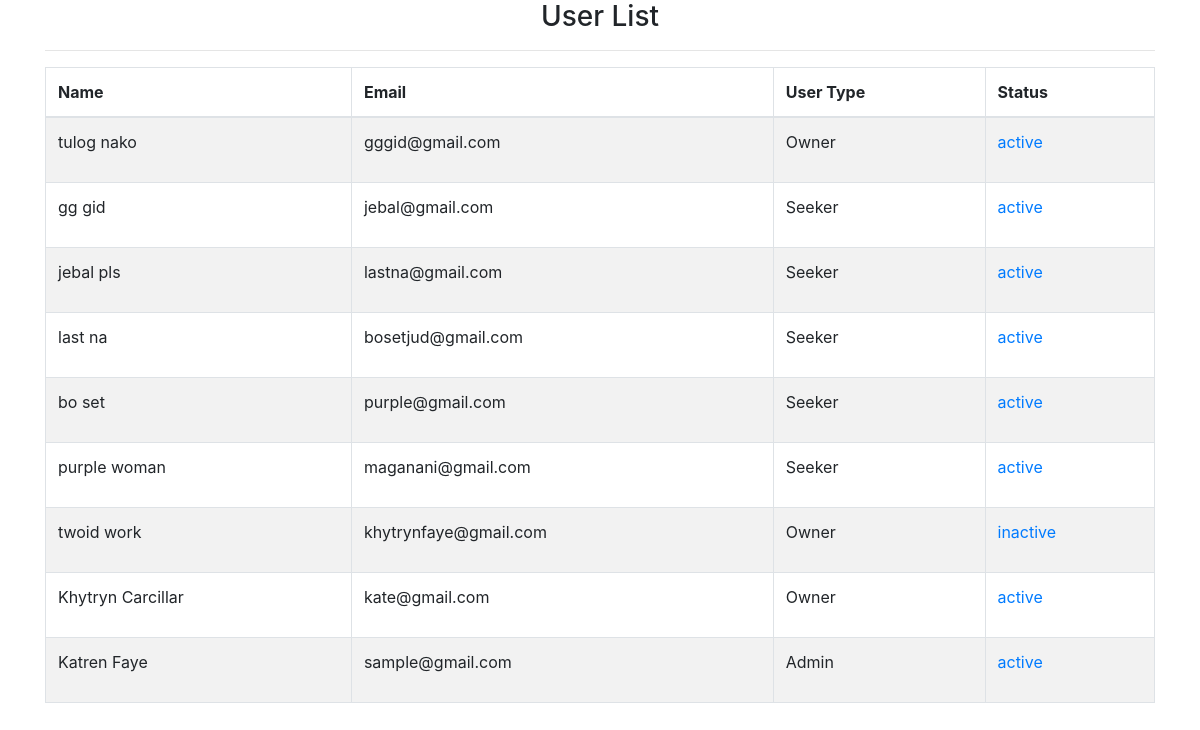
The app's page /report.php with its own data.
### tables this page shows
CREATE TABLE `user` (
  `id` int(11) NOT NULL,
  `user_ID` varchar(99) NOT NULL,
  `email` varchar(99) NOT NULL,
  `password` varchar(50) NOT NULL,
  `userInfo_ID` varchar(99) NOT NULL,
  `userLevel_ID` int(11) NOT NULL,
  `status` int(11) NOT NULL
);

### report.php (the view, shortened to what this page needs)
<!DOCTYPE html>
<html>
    <head>
         <link rel="stylesheet" href="css/bootstrap.min.css">
    </head>
    <body onload="print()">
    <div class="container">
        <center>
            <h3> User List </h3>
        <hr>
        </center>
        <table id="ready" class="table table-striped table-hover table-bordered">
        <thead>
                    <tr>
                        <th>Name</th>
                        <th>Email</th>
                        <th>User Type</th>
                        <th>Status</th>
                    </tr>
                </thead>
                <tbody>
                <?php
                    include "dbconn.php";
                    $sql = mysqli_query($conn, "SELECT userinfo.id, user.email, user.userLevel_ID, user.status, CONCAT(firstName,' ', lastName) AS fullName FROM userinfo JOIN user ON userinfo.id = user.id");
                    while ($row = mysqli_fetch_array($sql)) {
                            ?>
                            <tr>
                                        <td> <?php echo $row['fullName'] ?> </td>
                                        <td> <?php echo $row['email'] ?> </td>
                                        <td>
                                            <?php
                                                if ($row['userLevel_ID'] == 1){
                                                    echo "Admin";
                                                } else if ($row['userLevel_ID'] == 2){
                                                    echo "Owner";
                                                } if ($row['userLevel_ID'] == 3){
                                                    echo "Seeker";
                                                }
                                            ?>
                                        </td>
                                        <td>
                                            <?php
                                                if ($row['status'] == 1) {
                                                    echo '<p> <a href = "userstatus.php?id='.$row['id'].'&status=0"> active </a> </p>';
                                                } else {
                                                    echo '<p> <a href = "userstatus.php?id='.$row['id'].'&status=1"> inactive </a> </p>';
                                                }
                                            ?>
                                        </td>
                                    </tr>
                                <?php
                            }
                        ?>
                </tbody>
        </table>
                        </div>
    </body>
</html>

### records on screen
user: fullName "tulog nako", email "gggid@gmail.com", shows "Owner"
user: fullName "gg gid", email "jebal@gmail.com", shows "Seeker"
user: fullName "jebal pls", email "lastna@gmail.com", shows "Seeker"
user: fullName "last na", email "bosetjud@gmail.com", shows "Seeker"
user: fullName "bo set", email "purple@gmail.com", shows "Seeker"
user: fullName "purple woman", email "maganani@gmail.com", shows "Seeker"
user: fullName "twoid work", email "khytrynfaye@gmail.com", shows "Owner"
user: fullName "Khytryn Carcillar", email "kate@gmail.com", shows "Owner"
user: fullName "Katren Faye", email "sample@gmail.com", shows "Admin"
